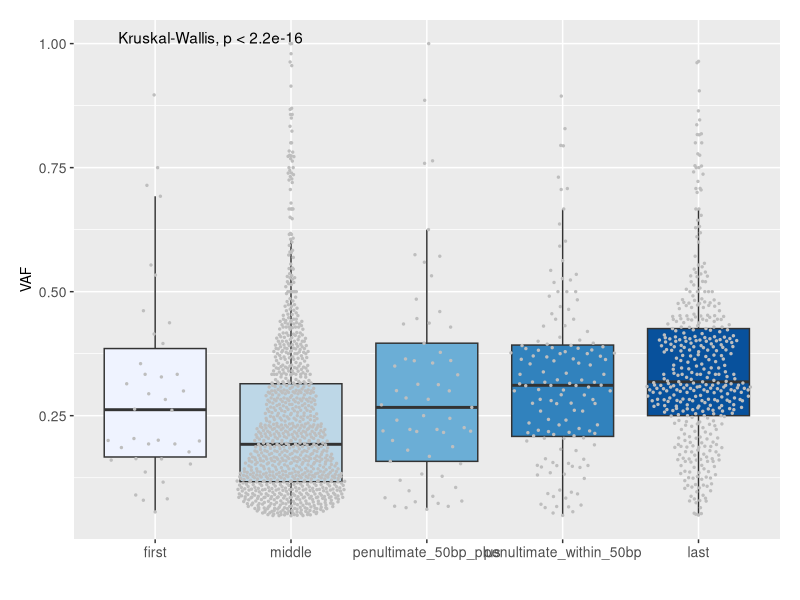

The R source for this figure:
library(ggpubr)
library(ggplot2)
library(cowplot)
library(nlme)
library(plyr)
require(reshape2)
library(gridExtra)
library(cowplot)
library(survival)
library('survminer')
library(scales)
library('dplyr')
library(ggbeeswarm)

# panel B
dat4<-read.table("./VAF_by_exon_dat.txt",header=T,sep='\t')
dat4$exon_group<-factor(dat4$exon_group,levels = c("first","middle","penultimate_50bp_plus","penultimate_within_50bp","last"),ordered = TRUE)
ggplot(data=dat4,aes(x=exon_group, y=VAF)) + geom_boxplot(aes(fill = exon_group),outlier.shape = NA)+ theme(legend.position = "none",text = element_text(size=10),axis.text.x = element_text(size=10),axis.text.y = element_text(size=10))+stat_compare_means()+ theme(plot.margin = unit(c(1,1,1,1), "lines"))+xlab("")+geom_quasirandom(color="grey",size=0.5)+ scale_fill_brewer(palette="Blues")


# panel C
cbPalette2<-c("deepskyblue","deepskyblue4")
dat3<-read.table("./protein_expression_to_plot.txt",header=T)
dat3$type<-factor(dat3$type,levels = c("fs_indel_not_expressed","fs_indel_expressed"),ordered = TRUE)
p_prot<-ggplot(data=dat3,aes(x=type, y=norm_prot)) + geom_boxplot(aes(fill = type),outlier.shape = NA)+ theme(legend.position = "none",text = element_text(size=10),axis.text.x = element_text(size=10),axis.text.y = element_text(size=10))+stat_compare_means()+scale_fill_manual(values=cbPalette2)+scale_color_manual(values = cbPalette2)+ theme(plot.margin = unit(c(1,1,1,1), "lines"))+xlab("")+geom_quasirandom(color="grey",size=0.5)

